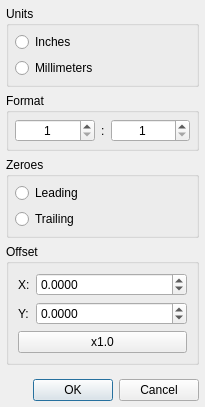
<?xml version="1.0" encoding="UTF-8"?>
<ui version="4.0">
 <class>ExcellonDialog</class>
 <widget class="QDialog" name="ExcellonDialog">
  <property name="geometry">
   <rect>
    <x>0</x>
    <y>0</y>
    <width>205</width>
    <height>407</height>
   </rect>
  </property>
  <property name="windowTitle">
   <string>Excellon Format</string>
  </property>
  <property name="modal">
   <bool>false</bool>
  </property>
  <layout class="QVBoxLayout" name="verticalLayout">
   <property name="leftMargin">
    <number>6</number>
   </property>
   <property name="topMargin">
    <number>6</number>
   </property>
   <property name="rightMargin">
    <number>6</number>
   </property>
   <property name="bottomMargin">
    <number>6</number>
   </property>
   <item>
    <widget class="QGroupBox" name="groupBox">
     <property name="title">
      <string>Units</string>
     </property>
     <layout class="QVBoxLayout" name="verticalLayout_3">
      <property name="leftMargin">
       <number>6</number>
      </property>
      <property name="topMargin">
       <number>6</number>
      </property>
      <property name="rightMargin">
       <number>6</number>
      </property>
      <property name="bottomMargin">
       <number>6</number>
      </property>
      <item>
       <widget class="QRadioButton" name="rbInches">
        <property name="text">
         <string>Inches</string>
        </property>
       </widget>
      </item>
      <item>
       <widget class="QRadioButton" name="rbMillimeters">
        <property name="text">
         <string>Millimeters</string>
        </property>
       </widget>
      </item>
     </layout>
    </widget>
   </item>
   <item>
    <widget class="QGroupBox" name="groupBox_2">
     <property name="title">
      <string>Format</string>
     </property>
     <layout class="QHBoxLayout" name="horizontalLayout" stretch="1,0,1">
      <property name="leftMargin">
       <number>6</number>
      </property>
      <property name="topMargin">
       <number>6</number>
      </property>
      <property name="rightMargin">
       <number>6</number>
      </property>
      <property name="bottomMargin">
       <number>6</number>
      </property>
      <item>
       <widget class="QSpinBox" name="sbxInteger">
        <property name="wrapping">
         <bool>false</bool>
        </property>
        <property name="alignment">
         <set>Qt::AlignCenter</set>
        </property>
        <property name="showGroupSeparator" stdset="0">
         <bool>false</bool>
        </property>
        <property name="minimum">
         <number>1</number>
        </property>
        <property name="maximum">
         <number>8</number>
        </property>
       </widget>
      </item>
      <item>
       <widget class="QLabel" name="label">
        <property name="text">
         <string>:</string>
        </property>
       </widget>
      </item>
      <item>
       <widget class="QSpinBox" name="sbxDecimal">
        <property name="alignment">
         <set>Qt::AlignCenter</set>
        </property>
        <property name="minimum">
         <number>1</number>
        </property>
        <property name="maximum">
         <number>8</number>
        </property>
       </widget>
      </item>
     </layout>
    </widget>
   </item>
   <item>
    <widget class="QGroupBox" name="groupBox_3">
     <property name="title">
      <string>Zeroes</string>
     </property>
     <layout class="QVBoxLayout" name="verticalLayout_2">
      <property name="leftMargin">
       <number>6</number>
      </property>
      <property name="topMargin">
       <number>6</number>
      </property>
      <property name="rightMargin">
       <number>6</number>
      </property>
      <property name="bottomMargin">
       <number>6</number>
      </property>
      <item>
       <widget class="QRadioButton" name="rbLeading">
        <property name="text">
         <string>Leading</string>
        </property>
       </widget>
      </item>
      <item>
       <widget class="QRadioButton" name="rbTrailing">
        <property name="text">
         <string>Trailing</string>
        </property>
       </widget>
      </item>
     </layout>
    </widget>
   </item>
   <item>
    <widget class="QGroupBox" name="groupBox_4">
     <property name="title">
      <string>Offset</string>
     </property>
     <layout class="QFormLayout" name="formLayout">
      <item row="0" column="0">
       <widget class="QLabel" name="label_2">
        <property name="text">
         <string>X:</string>
        </property>
       </widget>
      </item>
      <item row="0" column="1">
       <widget class="DoubleSpinBox" name="dsbxX">
        <property name="alignment">
         <set>Qt::AlignLeading|Qt::AlignLeft|Qt::AlignVCenter</set>
        </property>
        <property name="decimals">
         <number>4</number>
        </property>
        <property name="minimum">
         <double>-1000.000000000000000</double>
        </property>
        <property name="maximum">
         <double>1000.000000000000000</double>
        </property>
       </widget>
      </item>
      <item row="1" column="0">
       <widget class="QLabel" name="label_3">
        <property name="text">
         <string>Y:</string>
        </property>
       </widget>
      </item>
      <item row="1" column="1">
       <widget class="DoubleSpinBox" name="dsbxY">
        <property name="alignment">
         <set>Qt::AlignLeading|Qt::AlignLeft|Qt::AlignVCenter</set>
        </property>
        <property name="decimals">
         <number>4</number>
        </property>
        <property name="minimum">
         <double>-1000.000000000000000</double>
        </property>
        <property name="maximum">
         <double>1000.000000000000000</double>
        </property>
       </widget>
      </item>
      <item row="2" column="0" colspan="2">
       <widget class="QPushButton" name="pbStep">
        <property name="text">
         <string>x1.0</string>
        </property>
       </widget>
      </item>
     </layout>
    </widget>
   </item>
   <item>
    <spacer name="verticalSpacer">
     <property name="orientation">
      <enum>Qt::Vertical</enum>
     </property>
     <property name="sizeHint" stdset="0">
      <size>
       <width>20</width>
       <height>0</height>
      </size>
     </property>
    </spacer>
   </item>
   <item>
    <widget class="QDialogButtonBox" name="buttonBox">
     <property name="orientation">
      <enum>Qt::Horizontal</enum>
     </property>
     <property name="standardButtons">
      <set>QDialogButtonBox::Cancel|QDialogButtonBox::Ok</set>
     </property>
    </widget>
   </item>
  </layout>
 </widget>
 <customwidgets>
  <customwidget>
   <class>DoubleSpinBox</class>
   <extends>QDoubleSpinBox</extends>
   <header>doublespinbox.h</header>
  </customwidget>
 </customwidgets>
 <resources/>
 <connections>
  <connection>
   <sender>buttonBox</sender>
   <signal>accepted()</signal>
   <receiver>ExcellonDialog</receiver>
   <slot>accept()</slot>
   <hints>
    <hint type="sourcelabel">
     <x>248</x>
     <y>254</y>
    </hint>
    <hint type="destinationlabel">
     <x>157</x>
     <y>274</y>
    </hint>
   </hints>
  </connection>
  <connection>
   <sender>buttonBox</sender>
   <signal>rejected()</signal>
   <receiver>ExcellonDialog</receiver>
   <slot>reject()</slot>
   <hints>
    <hint type="sourcelabel">
     <x>316</x>
     <y>260</y>
    </hint>
    <hint type="destinationlabel">
     <x>286</x>
     <y>274</y>
    </hint>
   </hints>
  </connection>
 </connections>
</ui>
